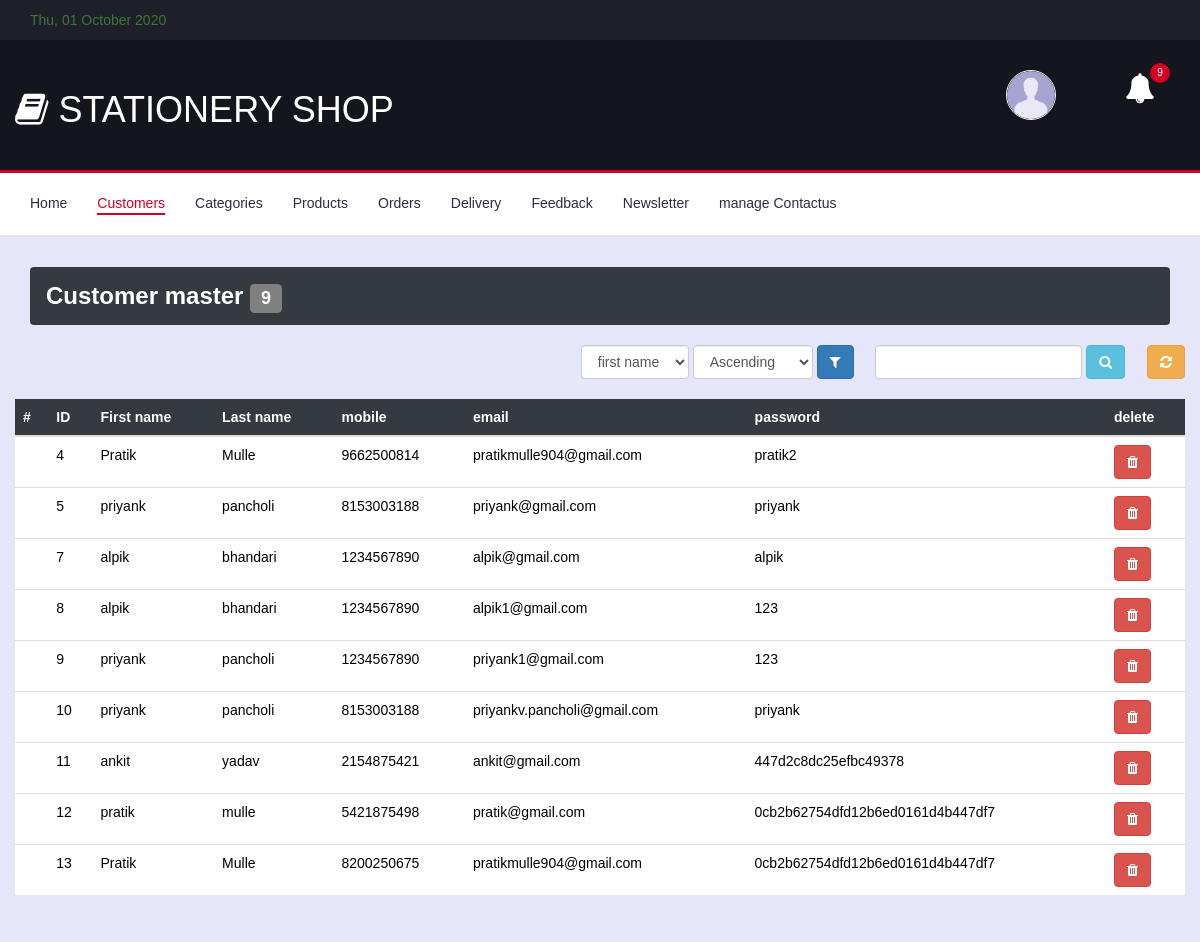
Page /admin/customer.php (signed in) on the committed database.
### tables this page shows
CREATE TABLE IF NOT EXISTS `user_master` (
  `UID` int(5) NOT NULL AUTO_INCREMENT,
  `fname` varchar(20) NOT NULL,
  `lname` varchar(20) NOT NULL,
  `mobile` varchar(10) NOT NULL,
  `email` varchar(30) NOT NULL,
  `uimage` varchar(50) NOT NULL,
  `vmobile` varchar(20) NOT NULL,
  PRIMARY KEY (`UID`)
);

CREATE TABLE IF NOT EXISTS `user_login` (
  `UID` int(5) NOT NULL,
  `email` varchar(30) NOT NULL,
  `password` varchar(50) NOT NULL,
  `sec_ques` varchar(30) NOT NULL,
  `sec_ans` varchar(30) NOT NULL,
  `vemail` int(10) NOT NULL,
  KEY `uid` (`UID`)
);

### admin/customer.php (the view, shortened to what this page needs)
<!DOCTYPE html>
<html lang="en">
<head>
	<?php include "header.php";?>
					<ul class="main-nav nav navbar-nav">
						<li><a href="index.php">Home</a></li>
						<li class="active"><a href="customer.php">Customers</a></li>
						<li><a href="categories.php">Categories</a></li>
						<li><a href="products.php">Products</a></li>
						<li><a href="orders.php">Orders</a></li>
						<li><a href="delivery.php">Delivery</a></li>
						<li><a href="feedback.php">Feedback</a></li>
						<li><a href="newsletter.php">Newsletter</a></li>
						<li><a href="manage_contactus.php">manage Contactus</a></li>
					</ul>
				</div>
			</div>
		</nav>
		<div class="section">
			<div class="container">
				<div class="row">
					<?php
						$cmd1 =  mysql_query( "select * from user_master", $conn );
						$cnt = mysql_num_rows( $cmd1 );
					?>
					<div class="col-md-12" >
						<h3 class="alert bg-dark">Customer master <div class="label bg-grey"><?php echo $cnt; ?></div></h3>
					</div>
					<div class="col">
						<div class="form-inline pull-right">
							<form name="searchform" method="post" action="customer.php">
									<select class="form-control" name="sort"
										<option value="UID" <?php if(isset($_REQUEST['sort'])) {if($_REQUEST['sort']=='UID') echo 'selected'; } ?> >UID</option>
										<option value="fname" <?php if(isset($_REQUEST['sort'])) {if($_REQUEST['sort']=='fname') echo 'selected'; }?> >first name</option>
									</select>
									<select class="form-control" name="order" >
										<option value="" <?php if(isset($_REQUEST['order'])) {if($_REQUEST['order']=='') echo 'selected'; } ?> >Ascending</option>
									</select>
									<button type="submit" name="submit_sort" class="btn btn-primary"><i class="fa fa-filter"></i></button>
									<input class="form-control" type="text" name="stext" value="<?php if(isset($_REQUEST['stext'])) echo $_REQUEST['stext']; ?>"/>
									<button type="submit" name="sbtn" class="btn btn-info" data-toggle="tooltip" title="Search row"><i class="fa fa-search"></i></button>
									<a class="btn btn-warning" href="customer.php"  data-toggle="tooltip" title="Refresh page"><i class="fa fa-refresh"></i></a>
							</form>
							<br>
						</div>
					</div>
					<table class="table table-hover">
					  <thead class="bg-dark">
						<tr>
							<th scope="col">#</th>
							<th scope="col">ID</th>
							<th scope="col">First name</th>
							<th scope="col">Last name</th>
							<th scope="col">mobile</th>
							<th scope="col">email</th>
							<th scope="col">password</th>
							<th scope="col">delete</th>
						</tr>
					  </thead>
					  <tbody class="bg-light">
						<?php
							if(isset($_POST['sbtn']))
							{
								$stext = $_POST['stext'];
								$sql="select * from user_master where fname LIKE '%$stext%' or lname LIKE '%$stext%' or UID LIKE '%$stext%' or mobile LIKE '%$stext%' or email LIKE '%$stext%' ";
							}
							else
							{
								$sql = "select * from user_master";
							}
							$cmd1 =  mysql_query( $sql, $conn ) or die(mysql_error());
							while( $rset = mysql_fetch_array( $cmd1 ) )
							{
								$cmd2 =  mysql_query( "select password from user_login where UID = $rset[0]", $conn );
								$pwd = mysql_fetch_array( $cmd2 );
						?>
						<tr>
						 <th></th>
						  <td><?php echo "$rset[0]"; ?></td>
						  <td><?php echo "$rset[1]"; ?></td>
						  <td><?php echo "$rset[2]"; ?></td>
						  <td><?php echo "$rset[3]"; ?></td>
						  <td><?php echo "$rset[4]"; ?></td>
						  <td><?php echo "$pwd[password]"; ?></td>
						  <td><a class="btn btn-danger" href='customer.php?uid=<?php echo $rset['UID']; ?>' data-toggle="tooltip" title="Delete row" ><i class="fa fa-trash"></a></a></td>
						</tr>
						<?php
							}
						?>
					  </tbody>
					</table>
				</div>
			</div>
		</div>
	</body>
</html>

### css/style.css (style rules this page uses)
body { font-family: 'Montserrat', sans-serif; font-weight: 400; color: #333; }
h1, h2, h3, h4, h5, h6 { color: #2B2D42; font-weight: 700; margin: 0 0 10px; }
a { color: #2B2D42; font-weight: 500; -webkit-transition: 0.2s color; transition: 0.2s color; }
ul, ol { margin: 0; padding: 0; list-style: none }
.section { padding-top: 30px; padding-bottom: 30px; }
.main-nav>li+li { margin-left: 30px }
.main-nav>li>a { padding: 20px 0px; }
.main-nav>li>a:hover, .main-nav>li>a:focus, .main-nav>li.active>a { color: #D10024; background-color: transparent; }
.main-nav>li>a:after { content: ""; display: block; width: 0%; height: 2px; background-color: #D10024; -webkit-transition: 0.2s all; transition: 0.2s all; }
.main-nav>li>a:hover:after, .main-nav>li>a:focus:after, .main-nav>li.active>a:after { width: 100%; }

### admin/header.php (style rules this page uses)
.bg-dark { background-color:#343a40;color:white }
.bg-light { background-color:#fff;color:black }
.bg-lav { background-color:lavender }
.bg-grey { background-color:grey }

### rows in the picture
user_master: UID "4", fname "Pratik", lname "Mulle", mobile "9662500814", email "pratikmulle904@gmail.com", user_login.password "pratik2"
user_master: UID "5", fname "priyank", lname "pancholi", mobile "8153003188", email "priyank@gmail.com", user_login.password "priyank"
user_master: UID "7", fname "alpik", lname "bhandari", mobile "1234567890", email "alpik@gmail.com", user_login.password "alpik"
user_master: UID "8", fname "alpik", lname "bhandari", mobile "1234567890", email "alpik1@gmail.com", user_login.password "123"
user_master: UID "9", fname "priyank", lname "pancholi", mobile "1234567890", email "priyank1@gmail.com", user_login.password "123"
user_master: UID "10", fname "priyank", lname "pancholi", mobile "8153003188", email "priyankv.pancholi@gmail.com", user_login.password "priyank"
user_master: UID "11", fname "ankit", lname "yadav", mobile "2154875421", email "ankit@gmail.com", user_login.password "447d2c8dc25efbc49378"
user_master: UID "12", fname "pratik", lname "mulle", mobile "5421875498", email "pratik@gmail.com", user_login.password "0cb2b62754dfd12b6ed0161d4b447df7"
user_master: UID "13", fname "Pratik", lname "Mulle", mobile "8200250675", email "pratikmulle904@gmail.com", user_login.password "0cb2b62754dfd12b6ed0161d4b447df7"

### other values in the picture
$cnt "9"
